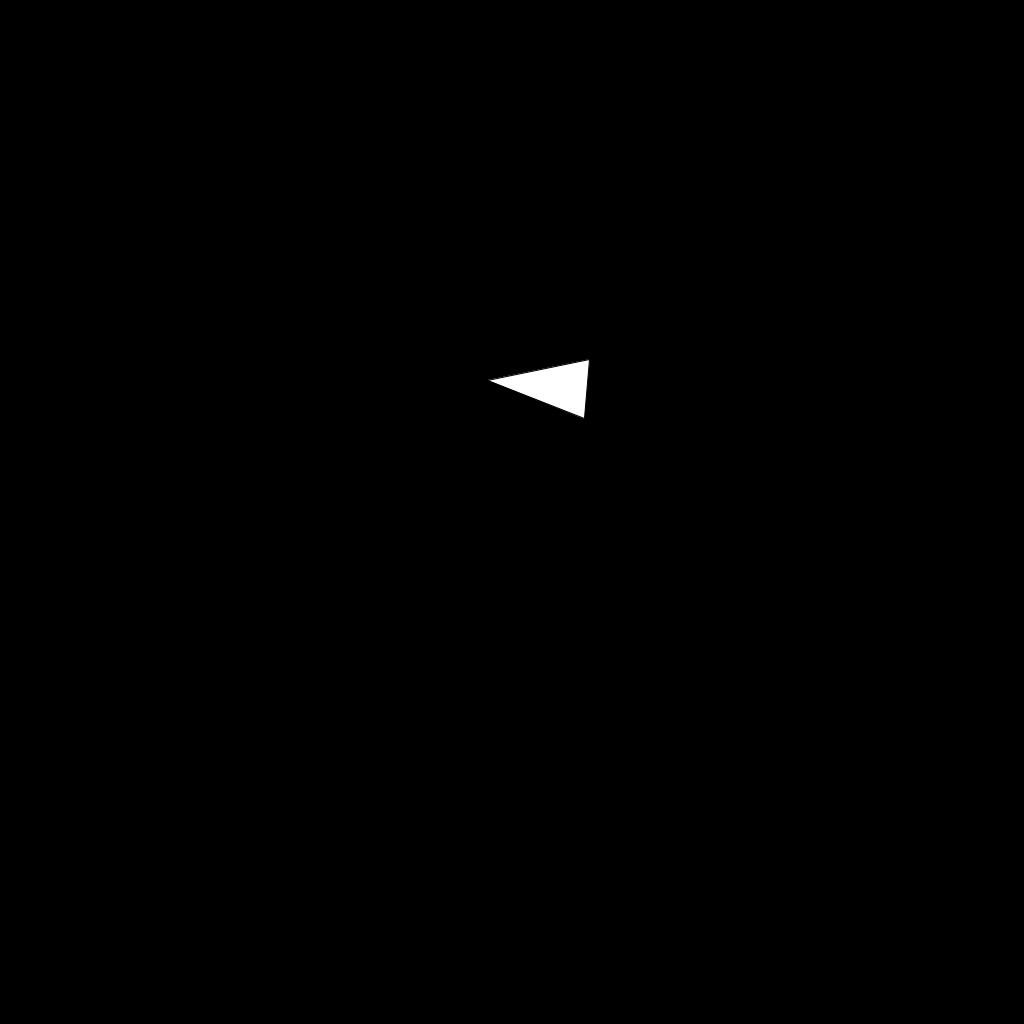
Frame 1 (no input)
Frame 60 (the mouse pressed at the canvas centre just before this capture): identical to frame 1, image omitted
Frame 120 (the mouse held since frame 60 and released just before this capture): identical to frame 1, image omitted

The Processing sketch that drew this single still picture (run headless with seeded random() and noise(); from frame 60 on, the mouse is pressed at the canvas centre):

// Processing sketch: lecture_241113a_car
// ── lecture_241113a_car.pde
Car c;

void setup(){
  size(1024, 1024);
  c = new Car(random(width*.25, width*.75),
              random(height*.25, height*.75));
}

// make sure you check the other tab!
void draw(){
  background(0);
  
  c.display();
  c.update();
  
}

// ── car.pde
class Car {
  // PROPERTIES
  PVector pos;
  float speed;
  PVector heading;
  
  // CONTRUCTORS
  Car(){
    pos = new PVector(random(width), random(width));
    speed = 0;
    heading = PVector.random2D();
  }
  
  Car(float x, float y){
    pos = new PVector(x, y);
    speed = 0;
    heading = PVector.random2D();
  }
  
  // METHODS
  
  // draw the car at its current position
  void display(){
    translate(pos.x, pos.y);
    rotate(heading.heading());
    triangle(100, 0, 0, -30, 0, 30);
  }
  
  // update the position and state of the car
  // based on inputs
  void update(){
    // handle turning
    if(keyPressed && key == 'a'){
      turn(- TAU / 360.0);
    } else if (keyPressed && key == 'd'){
      turn(+ TAU / 360.0);
    } else {
      turn(0);
    }
    
    if(keyPressed && key == 'w'){
      accelerate();
    } else if (keyPressed && key == 's'){
      brake();
    }
    
    pos.add(PVector.mult(heading, speed));
  }
  
  void turn(float turnAmount){
    heading.rotate(turnAmount);
  }
  
  void accelerate(){
    speed = min(speed+1.0, 3.0);
  }
  
  void brake(){
    speed = max(speed*.8, 0);
  }
}
